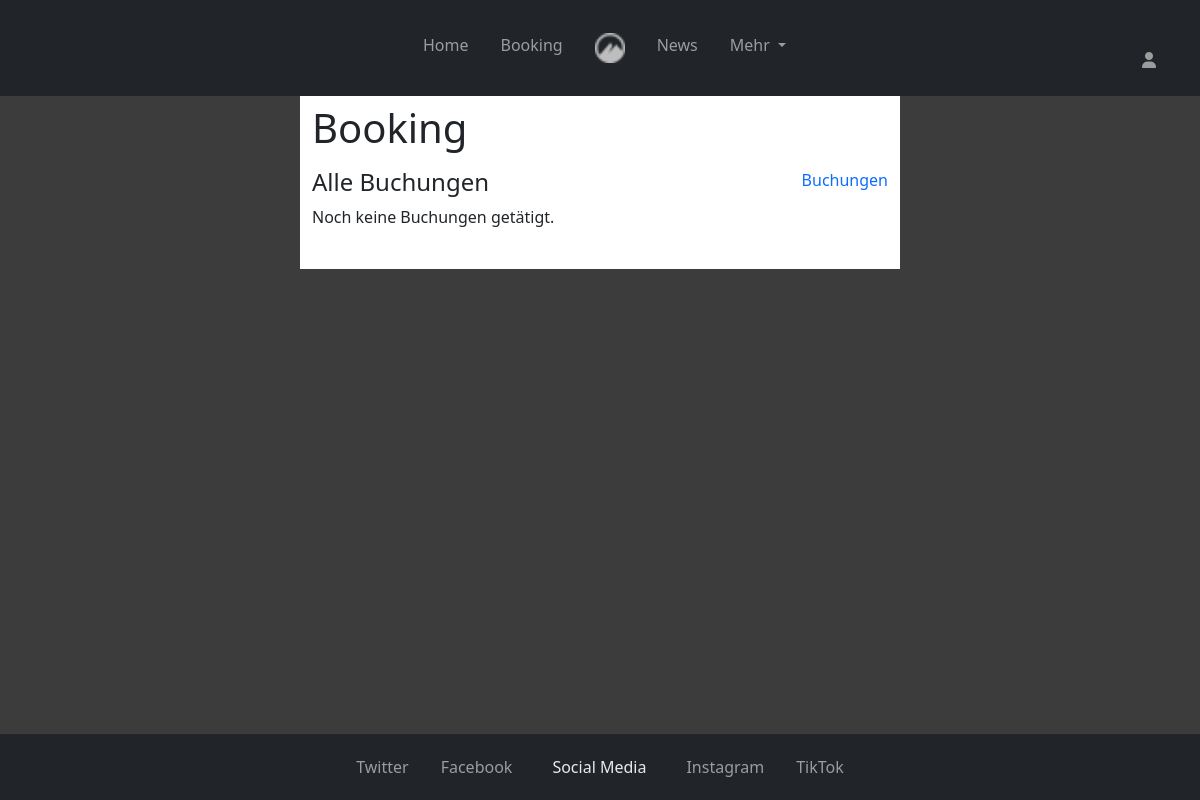
Before: /user/bookings.php (signed in) with the older database file.
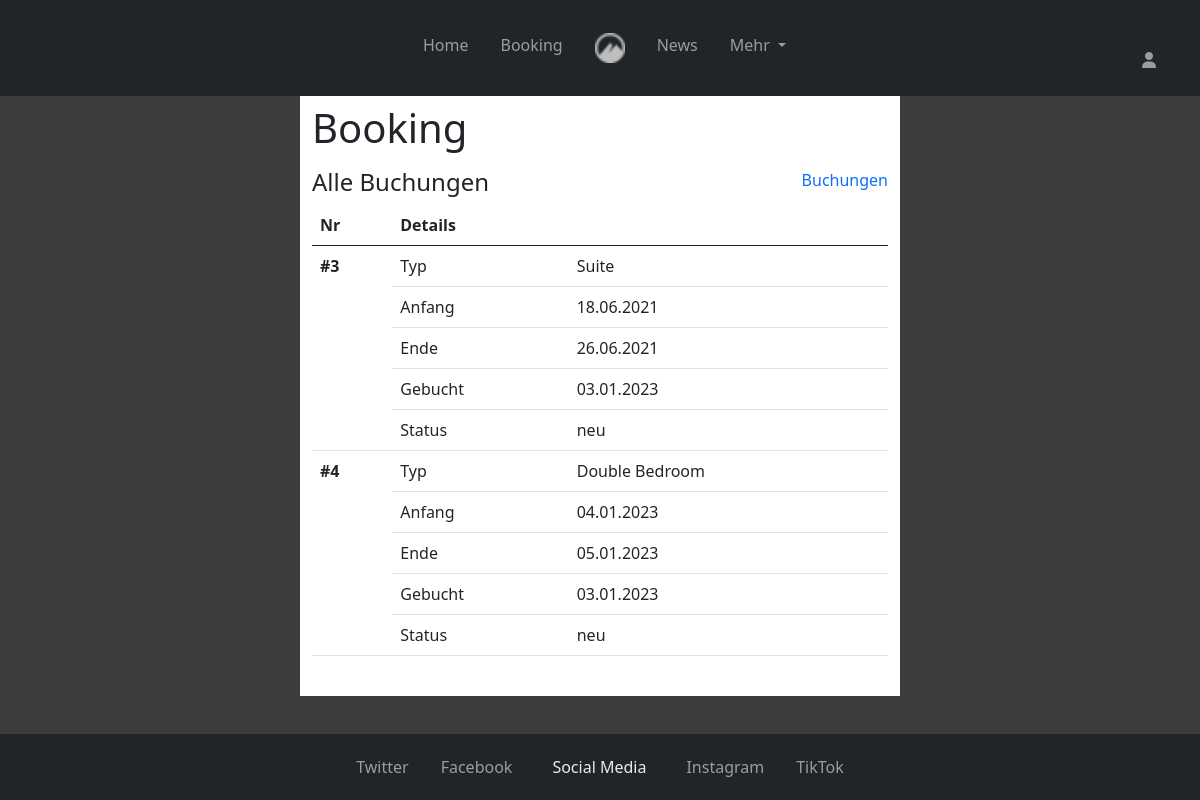
After: the same page with the newer database file.
### tables this page shows
CREATE TABLE `booking` (
  `bookingid` int(11) NOT NULL,
  `fk_userid` int(11) NOT NULL,
  `fk_roomtypeid` int(11) NOT NULL,
  `status` varchar(20) NOT NULL,
  `reservation_date` int(10) NOT NULL COMMENT 'UNIX timestamp',
  `arrive_day` int(10) NOT NULL COMMENT 'UNIX timestamp',
  `depart_day` int(10) NOT NULL COMMENT 'UNIX timestamp',
  `address` varchar(255) NOT NULL,
  `country` varchar(40) NOT NULL,
  `plz` varchar(20) NOT NULL,
  `phone_number` int(20) NOT NULL
);

### php/templates/current_bookings.php (the view, shortened to what this page needs)
<?php
$DATE_FORMAT = 'd.m.Y';
?>
<?php if(empty($bookings)): ?>
  <p>Noch keine Buchungen getätigt.</p>
<?php else: ?>
  <table class="table">
    <thead>
      <th scope="col">Nr</th>
      <th scope="col">Details</th>
      <th scope="col"></th>
    </thead>
    <tbody>
      <?php foreach($bookings as $booking): ?>
        <tr>
          <th class="bottom_border_none" scope="row"><?='#'.$booking['bookingid'] ?></th>
          <td>Typ</td>
          <td><?php
            switch($booking['fk_roomtypeid']){
              case 1: echo 'Suite'; break;
              case 2: echo 'Double Bedroom'; break;
            }
            ?></td>
        </tr>
        <tr>
          <td class="bottom_border_none"></td>
          <td>Anfang</td>
          <td><?=date($DATE_FORMAT, $booking['arrive_day'])?></td>
        </tr>
        <tr>
          <td class="bottom_border_none"></td>
          <td>Ende</td>
          <td><?=date($DATE_FORMAT, $booking['depart_day'])?></td>
        </tr>
        <tr>
          <td class="bottom_border_none"></td>
          <td>Gebucht</td>
          <td><?=date($DATE_FORMAT, $booking['reservation_date'])?></td>
        </tr>
        <tr>
          <td></td>
          <td>Status</td>
          <td><?=$booking['status'] ?></td>
        </tr>
      <?php endforeach ?>
    </tbody>
  </table>
<?php endif ?>

### user/bookings.php (shortened to what this page needs)
<?php
  $db = get_db();
  $sql = "SELECT * FROM booking WHERE fk_userid = " . $_SESSION['userid'];
  $bookings = $db->query($sql)->fetch_all(MYSQLI_ASSOC);
?>
<!DOCTYPE html>
<html lang="de">
<head>
  <?php require '../php/head.php'; ?>
</head>
<body>
  <div class="container-site d-flex flex-column justify-content-between">
    <div class="container-navbar-content d-flex flex-column flex-grow-1">
      <?php include '../php/navbar.php' ?>
      <div class="flex-container content-background flex-grow-1">
      <div class="container site_content py-2 pb-4">
        <h1>Booking</h1>
          <div class="mt-3">
            <div class="d-flex justify-content-between current-bookings">
              <h4 class="">Alle Buchungen</h3>
              <a class="" href="/booking.php">Buchungen</a>
            </div>
            <?php include '../php/templates/current_bookings.php'; ?>
          </div>
      </div>
      </div>
    </div>
  <?php include '../php/footer.php' ?>
  </div>
</body>
</html>

### php/head.php (shortened to what this page needs)
<link href="/css/bootstrap.min.css" rel="stylesheet">
<link href="/styles.css" rel="stylesheet">

### php/navbar.php (shortened to what this page needs)
<?php
    $current_page = '';
?>
<nav class="navbar navbar-expand-sm bg-dark navbar-dark p-3 sticky-top" id="headerNav">
  <div class="container-fluid">
    <div class="collapse navbar-collapse order-1" id="navbarNavDropdown">
      <ul class="navbar-nav mx-auto ">
        <li class="nav-item">
          <a class="nav-link mx-2 text-center <?php print(($current_page == 'index') ? 'active' : '')?>" aria-current="page" href="/index.php">Home</a>
        </li>
        <li class="nav-item">
          <a class="nav-link mx-2 text-center <?php print(($current_page == 'booking') ? 'active' : '')?>" href="/booking.php">Booking</a>
        </li>
        <li class="nav-item d-none d-lg-block">
          <a class="nav-link mx-2" href="/index.php">
            <img src="/img/hotel_logo.png" height="30" />
          </a>
        </li>
        <li class="nav-item">
          <a class="nav-link mx-2 text-center <?php print(($current_page == 'news') ? 'active' : '')?>" href="/news.php">News</a>
        </li>
        <li class="nav-item dropdown">
          <a class="nav-link mx-2 text-center dropdown-toggle" href="#" id="navbarDropdownMenuLink" role="button" data-bs-toggle="dropdown" aria-expanded="false">
            Mehr
          </a>
        </li>
      </ul>
    </div>
    <div class="profile-dropdown order-0 order-sm-2">
      <li class="nav-item dropdown">
        <a class="nav-link profile-icon" href="#" id="profileDropdownMenuLink" role="button" data-bs-toggle="dropdown" aria-expanded="false">
          <i class="fa-solid fa-user"></i>
        </a>
      </li>
    </div>
  </div>
</nav>

### php/footer.php (shortened to what this page needs)
<footer class="container-fluid py-3 bg-dark">
  <ul class="d-flex justify-content-around justify-content-sm-center">
    <li class="footer-item">
      <a href="#">
        <span class="d-none d-sm-inline text-center">Twitter</span>
      </a>
    </li>
    <li class="footer-item">
      <a href="#">
        <span class="d-none d-sm-inline text-center">Facebook</span>
      </a>
    </li>
    <li class="footer-item d-none d-sm-block text-follow-us">
      <span class="px-2">Social Media</span>
    </li>
    <li class="footer-item">
      <a href="#">
        <span class="d-none d-sm-inline text-center">Instagram</span>
      </a>
    </li>
    <li class="footer-item">
      <a href="#">
        <span class="d-none d-sm-inline text-center">TikTok</span>
      </a>
    </li>
  </ul>
</footer>

### styles.css (style rules this page uses)
a { text-decoration: none !important; }
.container-site { height: 100vh; background-color:rgb(60, 60, 60); }
div.content-background { padding: 0% 0%; background-color:rgb(60, 60, 60); }
.site_content { background-color: white; }
.profile-icon > i { color: rgba(255,255,255,.55) !important }
.profile-dropdown { right: 0; left: unset !important; }
@media screen and (min-width: 992px) { div[id="navbarNavDropdown"] { margin-left: 55px; } }
footer ul { margin-bottom: 0px; padding-left: 0px; list-style: none; }
footer li.footer-item { margin: 5px 1rem; }
footer .text-follow-us { color:rgba(255,255,255,.90); }
footer a { color: rgba(255,255,255,.55); }
table > tbody > tr > .bottom_border_none { border-bottom: none; }
@media screen and (min-width: 768px) { div.content-background { padding: 0% 15%; } }
@media screen and (min-width: 1200px) { div.content-background { padding: 0% 25%; } }

Changed rows visible on the page:
added booking: bookingid "3", shows "Suite", arrive_day "18.06.2021", depart_day "26.06.2021", reservation_date "03.01.2023", status "neu"
added booking: bookingid "4", shows "Double Bedroom", arrive_day "04.01.2023", depart_day "05.01.2023", reservation_date "03.01.2023", status "neu"
Other visible differences:
text no longer shown: "Noch keine Buchungen getätigt."
text now shown: "Nr Details"
